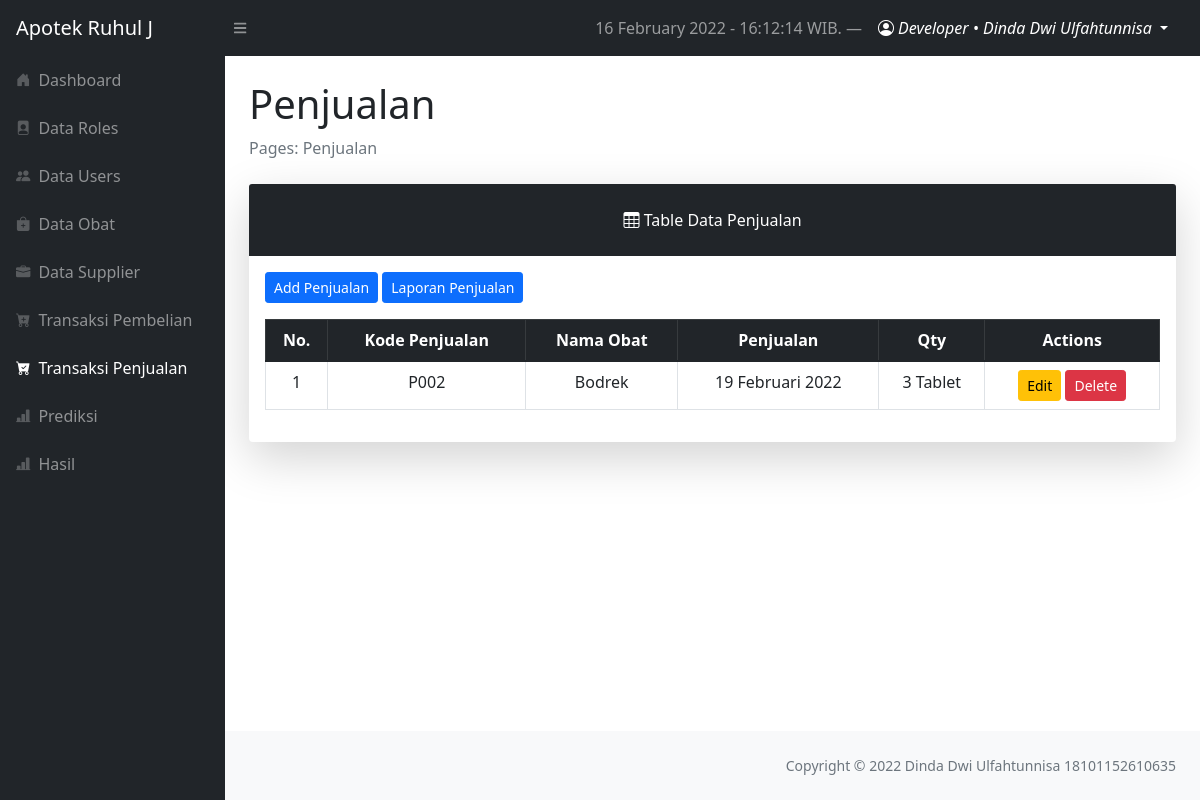
/layouts/dashboard/index.php?page=penjualan (signed in), run on an earlier commit of the app's database.
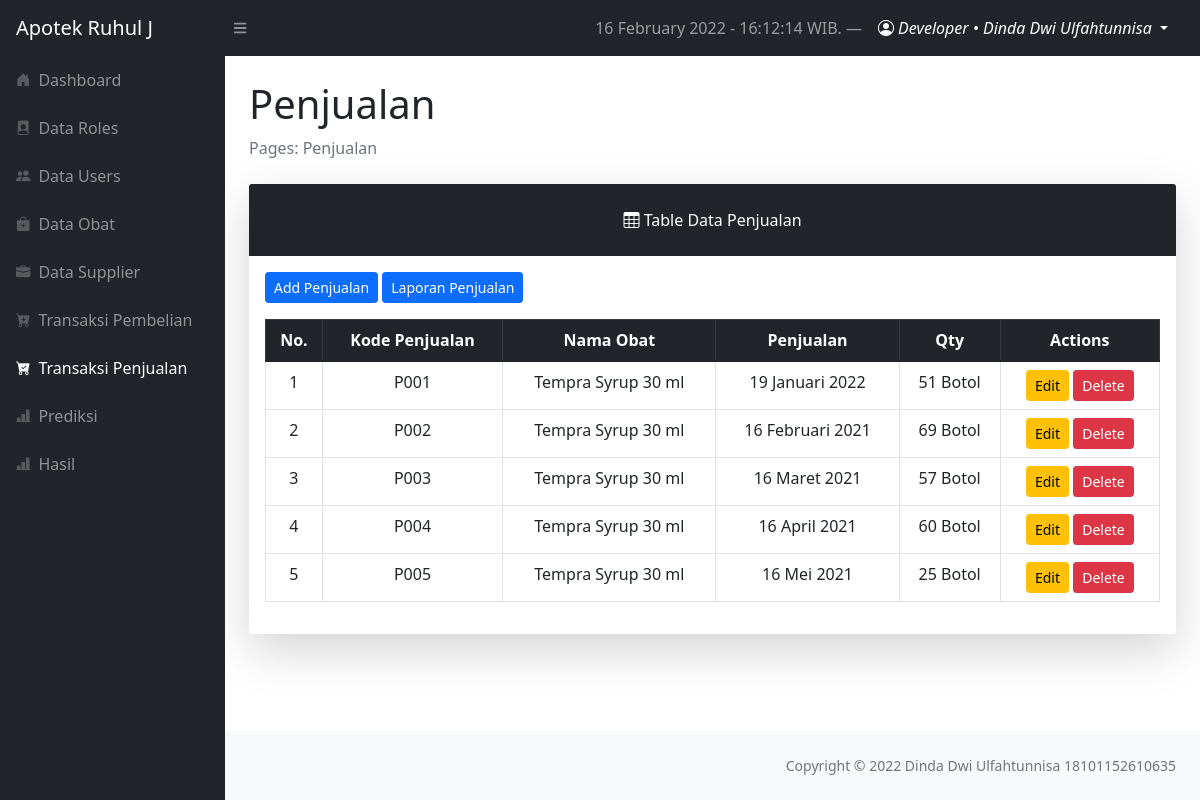
And on a later commit of the database.
### tables this page shows
CREATE TABLE `tbl_penjualan` (
  `penjualan_id` int(11) NOT NULL,
  `kode_penjualan` varchar(10) NOT NULL,
  `obat_id` int(11) NOT NULL,
  `bulan` int(11) NOT NULL,
  `tahun` year(4) NOT NULL,
  `tgl_penjualan` date NOT NULL,
  `jumlah` int(11) NOT NULL
);

CREATE TABLE `tbl_obat` (
  `obat_id` int(11) NOT NULL,
  `kode_obat` varchar(10) NOT NULL,
  `nama_obat` varchar(50) NOT NULL,
  `kedaluwarsa` date NOT NULL,
  `harga_beli` int(11) NOT NULL,
  `harga_jual` int(11) NOT NULL,
  `satuan_obat` varchar(10) NOT NULL,
  `stok` int(11) NOT NULL,
  `supplier_id` int(11) NOT NULL
);

### config/functionDate.php (called while the page is built, shortened)
<?php
$timenow = date("j F Y - H:i:s");

### config/config.php (called while the page is built, shortened)
<?php
$localhost  = "localhost";
$username   = "root";
$password   = "root";
$db         = "forecasting_apotek";
$conn = mysqli_connect($localhost, $username, $password, $db);
function query($query)
{
    global $conn;
    $result = mysqli_query($conn, $query);
    while ($row = mysqli_fetch_assoc($result)) {
        $rows[] = $row;
    }
    return $rows;
}
function TanggalIndo($date)
{
    $BulanIndo = array("Januari", "Februari", "Maret", "April", "Mei", "Juni", "Juli", "Agustus", "September", "Oktober", "November", "Desember");
    $tahun = substr($date, 0, 4);
    $bulan = substr($date, 5, 2);
    $tgl   = substr($date, 8, 2);
    $result = $tgl . " " . $BulanIndo[(int) $bulan - 1] . " " . $tahun;
    return ($result);
}

### layouts/dashboard/penjualan/index.php (the view, shortened to what this page needs)
<?php
require '../../config/config.php';
$penjualans = query("SELECT * FROM tbl_penjualan INNER JOIN tbL_obat ON tbl_penjualan.obat_id = tbl_obat.obat_id");
$no = 1;
?>
<main>
    <div class="container-fluid px-4">
        <h1 class="mt-4">Penjualan</h1>
        <ol class="breadcrumb mb-4">
            <li class="breadcrumb-item active">Pages: Penjualan</li>
        </ol>
        <div class="card shadow-lg border-0 mb-4">
            <div class="card-header border-0 text-center p-4 bg-dark text-white">
                <i class="bi bi-table"></i>
                Table Data Penjualan
            </div>
            <div class="card-body">
                <a href="?page=penjualan/create" class="btn btn-sm btn-primary mb-3">Add Penjualan</a>
                <a href="?page=penjualan/laporan" class="btn btn-sm btn-primary mb-3">Laporan Penjualan</a>
                <table class="table table-bordered table-hover table-responsive-sm text-center">
                    <thead class="table-dark">
                        <th scope="col">No.</th>
                        <th scope="col">Kode Penjualan</th>
                        <th scope="col">Nama Obat</th>
                        <th scope="col">Penjualan</th>
                        <th scope="col">Qty</th>
                        <th scope="col">Actions</th>
                    </thead>
                    <tbody>
                        <?php foreach ($penjualans as $penjualan) : ?>
                            <tr>
                                <td><?= $no++; ?></td>
                                <td><?= $penjualan['kode_penjualan']; ?></td>
                                <td><?= $penjualan['nama_obat']; ?></td>
                                <td><?= TanggalIndo($penjualan['tgl_penjualan']); ?></td>
                                <td><?= $penjualan['jumlah'] ?> <?= $penjualan['satuan_obat'] ?></td>
                                <td>
                                    <a href="index.php?page=penjualan/update&id=<?= $penjualan['penjualan_id'] ?>" class="btn btn-sm btn-warning">Edit</a>
                                    <a href="index.php?page=penjualan/delete&id=<?= $penjualan['penjualan_id'] ?>" class="btn btn-sm btn-danger" onclick="return confirm('Are you sure to delete Penjualan?')">Delete</a>
                                </td>
                            </tr>
                        <?php endforeach; ?>
                    </tbody>
                </table>
            </div>
        </div>
</main>

### layouts/dashboard/index.php (shortened to what this page needs)
<?php
require '../../config/functionDate.php';
?>
<!DOCTYPE html>
<html lang="en">
<head>
    <?php include '../components/dashboard-css.php'; ?>
</head>
<body class="sb-nav-fixed">
    <?php include '../components/topnav.php'; ?>
    <div id="layoutSidenav">
        <div id="layoutSidenav_nav">
            <?php include '../components/sidenav.php'; ?>
        </div>
        <div id="layoutSidenav_content">
            <?php include 'controllerDashboard.php'; ?>
            <footer class="py-4 bg-light mt-auto">
                <div class="container-fluid px-4">
                    <div class="d-flex align-items-center justify-content-between small">
                        <div class="text-muted ms-auto">Copyright &copy; 2022 Dinda Dwi Ulfahtunnisa 18101152610635</div>
                    </div>
                </div>
            </footer>
        </div>
    </div>
</body>
</html>

### layouts/components/dashboard-css.php (shortened to what this page needs)
<link href="https://cdn.jsdelivr.net/npm/bootstrap-icons@1.4.1/font/bootstrap-icons.css" rel="stylesheet" />
<link rel="stylesheet" href="../../assets/css/bootstrap.min.css">
<link rel="stylesheet" href="../../assets/css/dashboard-style.css">
<link href="https://cdn.jsdelivr.net/npm/simple-datatables@latest/dist/style.css" rel="stylesheet" />

### layouts/components/topnav.php (shortened to what this page needs)
<nav class="sb-topnav navbar navbar-expand navbar-dark bg-dark">
    <a class="navbar-brand ps-3" href="index.php?page=dashboard">Apotek Ruhul J</a>
    <button class="btn btn-link btn-sm order-1 order-lg-0 me-4 me-lg-0" id="sidebarToggle" href="#!">
        <i class="fas fa-bars"></i>
    </button>
    <div class="d-none d-md-inline-block ms-auto">
        <ul class="navbar-nav ms-md-0 me-3 me-lg-4">
            <li class="nav-item text-white">
                <a href="#" class="nav-link"><?= $timenow; ?> WIB. &mdash;</a>
            </li>
            <li class="nav-item dropdown">
                <a class="nav-link dropdown-toggle text-white" id="navbarDropdown" href="#" role="button" data-bs-toggle="dropdown" aria-expanded="false">
                    <i class="bi bi-person-circle"></i>
                    <span class="text-capitalize fst-italic">
                        <?= $_SESSION['username']; ?> &bull; <?= $_SESSION['fullname']; ?>
                    </span>
                </a>
            </li>
        </ul>
</nav>

### layouts/components/sidenav.php (shortened to what this page needs)
<nav class="sb-sidenav accordion sb-sidenav-dark" id="sidenavAccordion">
    <div class="sb-sidenav-menu">
        <div class="nav">
            <a class="nav-link <?php if ($_GET['page'] == 'dashboard') echo 'active' ?>" href="index.php?page=dashboard">
                <div class="sb-nav-link-icon">
                    <i class="bi bi-house-door-fill"></i>
                </div>
                Dashboard
            </a>
            <?php if ($_SESSION['role_id'] == 1) : ?>
                <a class="nav-link <?php if ($_GET['page'] == 'roles') echo 'active' ?>" href="index.php?page=roles">
                    <div class="sb-nav-link-icon">
                        <i class="bi bi-file-person-fill"></i>
                    </div>
                    Data Roles
                </a>
                <a class="nav-link <?php if ($_GET['page'] == 'users') echo 'active' ?>" href="index.php?page=users">
                    <div class="sb-nav-link-icon">
                        <i class="bi bi-people-fill"></i>
                    </div>
                    Data Users
                </a>
                <a class="nav-link <?php if ($_GET['page'] == 'obat') echo 'active' ?>" href="index.php?page=obat">
                    <div class="sb-nav-link-icon">
                        <i class="bi bi-bag-plus-fill"></i>
                    </div>
                    Data Obat
                </a>
                <a class="nav-link <?php if ($_GET['page'] == 'supplier') echo 'active' ?>" href="index.php?page=supplier">
                    <div class="sb-nav-link-icon">
                        <i class="bi bi-briefcase-fill"></i>
                    </div>
                    Data Supplier
                </a>
                <a class="nav-link <?php if ($_GET['page'] == 'pembelian') echo 'active' ?>" href="index.php?page=pembelian">
                    <div class="sb-nav-link-icon">
                        <i class="bi bi-cart-plus-fill"></i>
                    </div>
                    Transaksi Pembelian
                </a>
                <a class="nav-link <?php if ($_GET['page'] == 'penjualan') echo 'active' ?>" href="index.php?page=penjualan">
                    <div class="sb-nav-link-icon">
                        <i class="bi bi-cart-check-fill"></i>
                    </div>
                    Transaksi Penjualan
                </a>
                <a class="nav-link <?php if ($_GET['page'] == 'prediksi') echo 'active' ?>" href="index.php?page=prediksi">
                    <div class="sb-nav-link-icon">
                        <i class="bi bi-bar-chart-line-fill"></i>
                    </div>
                    Prediksi
                </a>
                <a class="nav-link <?php if ($_GET['page'] == 'prediksi/listview') echo 'active' ?>" href="index.php?page=prediksi/listview">
                    <div class="sb-nav-link-icon">
                        <i class="bi bi-bar-chart-line-fill"></i>
                    </div>
                    Hasil
                </a>
            <?php endif; ?>
        </div>
    </div>
</nav>

### layouts/dashboard/controllerDashboard.php (shortened to what this page needs)
<?php
$page = (isset($_GET['page'])) ? $_GET['page'] : '';
switch ($page) {
    case 'penjualan':
        include "penjualan/index.php";
        break;
}

What changed in the data, as far as the page shows it:
changed tbl_penjualan: kode_penjualan "P002" → "P001"; obat.nama_obat "Bodrek" → "Tempra Syrup 30 ml"; tgl_penjualan "19 Februari 2022" → "19 Januari 2022"; jumlah "3" → "51"; obat.satuan_obat "Tablet" → "Botol"
added tbl_penjualan: kode_penjualan "P002", obat.nama_obat "Tempra Syrup 30 ml", tgl_penjualan "16 Februari 2021", jumlah "69", obat.satuan_obat "Botol"
added tbl_penjualan: kode_penjualan "P003", obat.nama_obat "Tempra Syrup 30 ml", tgl_penjualan "16 Maret 2021", jumlah "57", obat.satuan_obat "Botol"
added tbl_penjualan: kode_penjualan "P004", obat.nama_obat "Tempra Syrup 30 ml", tgl_penjualan "16 April 2021", jumlah "60", obat.satuan_obat "Botol"
added tbl_penjualan: kode_penjualan "P005", obat.nama_obat "Tempra Syrup 30 ml", tgl_penjualan "16 Mei 2021", jumlah "25", obat.satuan_obat "Botol"
